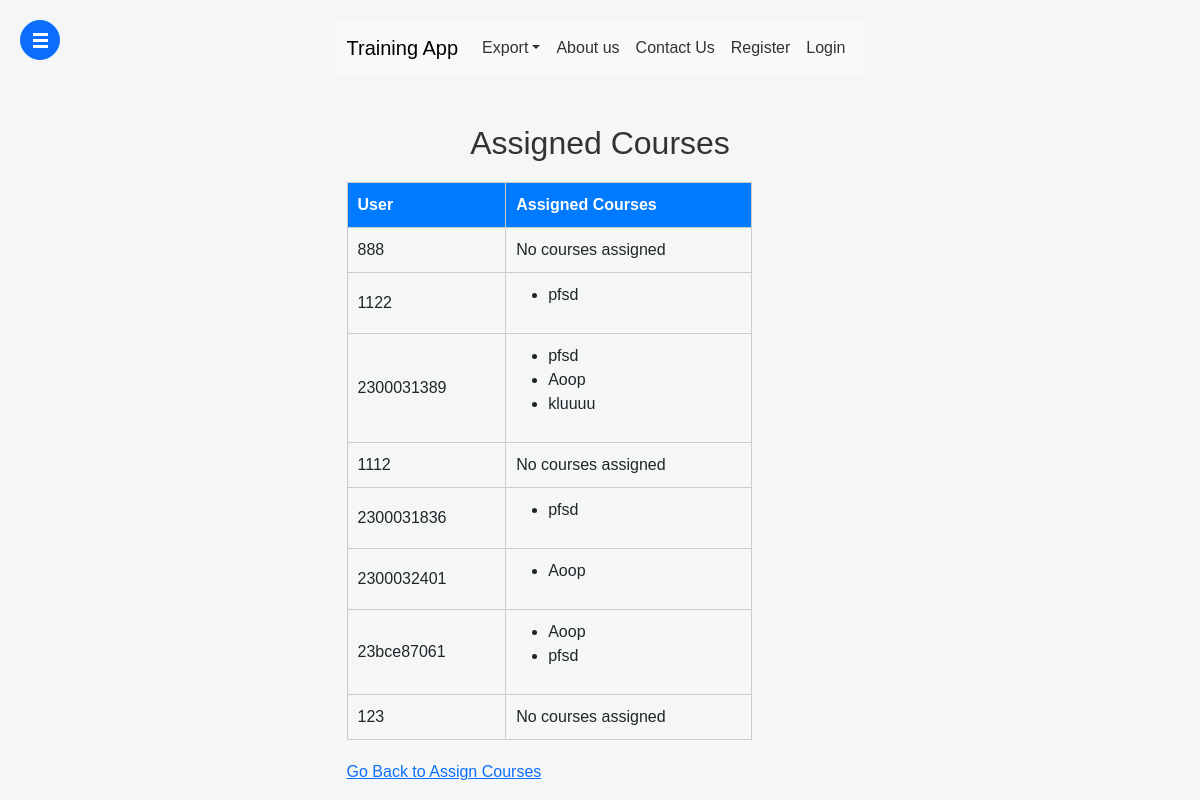
Page /assigned_courses/ on the committed database.
### adminapp/models.py (models this page shows, shortened)
class UserCourse(models.Model):
    user = models.ForeignKey(User, on_delete=models.CASCADE)
    course = models.ForeignKey(Course, on_delete=models.CASCADE)
    enrollment_date = models.DateTimeField(auto_now_add=True)
    completed = models.BooleanField(default=False)

class Course(models.Model):
    title = models.CharField(max_length=255)
    description = models.TextField()
    category = models.ForeignKey(Category, on_delete=models.CASCADE)
    prerequisites = models.TextField(null=True, blank=True)
    start_date = models.DateField()
    end_date = models.DateField(null=True, blank=True)
    is_active = models.BooleanField(default=True)
    created_by = models.ForeignKey(User, on_delete=models.CASCADE)

### adminapp/views.py (the view)
# urls.py: path('assigned_courses/', views.assigned_courses, name='assigned_courses'),
def assigned_courses(request):
    users_with_courses = User.objects.prefetch_related('usercourse_set').all()
    return render(request, 'adminapp/assigned_courses.html', {'users_with_courses': users_with_courses})

### template/adminapp/assigned_courses.html (shortened to what this page needs)
{% extends 'Navbar/navbar.html' %}
{% load static %}
{% block body %}
<head>
</head>
<body>
    <h2>Assigned Courses</h2>
    <table>
        <thead>
            <tr>
                <th>User</th>
                <th>Assigned Courses</th>
            </tr>
        </thead>
        <tbody>
            {% for user in users_with_courses %}
                <tr>
                    <td>{{ user.username }}</td>
                    <td>
                        {% if user.usercourse_set.count > 0 %}
                            <ul>
                            {% for user_course in user.usercourse_set.all %}
                                <li>{{ user_course.course.title }}</li>
                            {% endfor %}
                            </ul>
                        {% else %}
                            No courses assigned
                        {% endif %}
                    </td>
                </tr>
            {% endfor %}
        </tbody>
    </table>
    <a href="{% url 'adminapp:assign_course' %}">Go Back to Assign Courses</a>
{% endblock %}

### template/Navbar/navbar.html (style rules this page uses)
body { margin: 0; }

### template/adminapp/assigned_courses.html (style rules this page uses)
body { font-family: Arial, sans-serif; background-color: #f4f7f6; margin: 0; padding: 0; display: flex; justify-content: center; align-items: center; flex-direction: column; height: auto; }
h2 { text-align: center; margin: 20px 0; color: #333; }
table { width: 80%; border-collapse: collapse; margin: 20px 0; }
th, td { border: 1px solid #ccc; padding: 10px; text-align: left; }
th { background-color: #007bff; color: white; }

### rows in the picture
UserCourse: course "pfsd"
UserCourse: course "pfsd"
UserCourse: course "Aoop"
UserCourse: course "kluuuu"
UserCourse: course "pfsd"
UserCourse: course "Aoop"
UserCourse: course "Aoop"
UserCourse: course "pfsd"

### other values in the picture
{{ user.username }} "888"
{{ user.username }} "1122"
{{ user.username }} "2300031389"
{{ user.username }} "1112"
{{ user.username }} "2300031836"
{{ user.username }} "2300032401"
{{ user.username }} "23bce87061"
{{ user.username }} "123"
